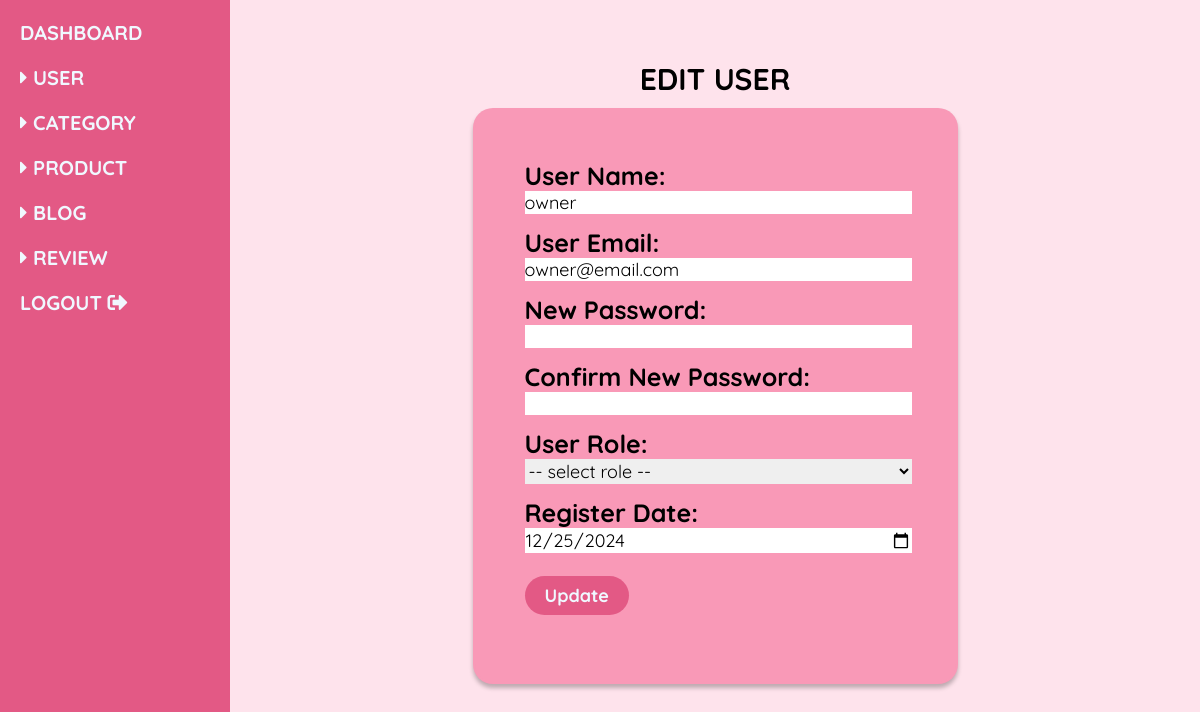
The page /admin/modules/user/admin_EditUser.php?id=1 on the database its author committed.
### tables this page shows
CREATE TABLE `user` (
  `userID` int(11) NOT NULL,
  `userName` varchar(100) NOT NULL,
  `userPwd` varchar(255) NOT NULL,
  `userEmail` varchar(100) NOT NULL,
  `regDate` date NOT NULL DEFAULT current_timestamp(),
  `userRoles` int(2) NOT NULL DEFAULT 2 COMMENT '1 - System Admin, 2 - Normal User'
);

### admin/modules/user/admin_EditUser.php (the view, shortened to what this page needs)
<?php
  include("../../config/admin_config.php");
?>
<!DOCTYPE html>
<!DOCTYPE html>
<html lang="en">
<head>
  <link rel="stylesheet" href="https://cdnjs.cloudflare.com/ajax/libs/font-awesome/5.15.4/css/all.min.css">
  <link rel="stylesheet" href="../../css/admin_Style.css">
</head>
<?php
  if (isset($_GET['id'])) {
    $userID = intval($_GET['id']);
    $sql = "SELECT * FROM user WHERE userID =?";
    $stmt_select = mysqli_prepare($conn, $sql);
    mysqli_stmt_bind_param($stmt_select, "i", $userID);
    mysqli_stmt_execute($stmt_select);
    $result = mysqli_stmt_get_result($stmt_select);
    if ($row = mysqli_fetch_assoc($result)) {
      $userName = $row['userName'];
      $userEmail = $row['userEmail'];
      $regDate = $row['regDate'];
    }
    else {
      echo "User not found.";
      exit;
    }
  }
  else {
    echo "Invalid Request.";
    exit;
  }
?>
<body>
  <?php include("../../includes/admin_SideNav.php"); ?>
  <section class="admin-dashboard">
    <div class="dashboard-container">
      <h2 id="admin-formTitle">EDIT USER</h2>
      <div class="admin-userForm">
        <form action="" method="POST">
          <label for="userName">User Name:</label>
          <input type="text" id="userName" name="userName" value="<?= htmlspecialchars($userName) ?>" required><br><br>
          <label for="userName">User Email:</label>
          <input type="text" id="userEmail" name="userEmail" value="<?= htmlspecialchars($userEmail) ?>" required><br><br>
          <label for="userPwd">New Password:</label>
          <input type="password" id="userPwd" name="userPwd"><br><br>
          <label for="confirmPwd">Confirm New Password:</label>
          <input type="password" id="confirmPwd" name="confirmPwd"><br><br>
          <label for="userRoles">User  Role:</label>
          <select id="userRoles" name="userRoles" required>
            <option value="" disabled selected>-- select role --</option>
          </select><br><br>
          <label for="regDate">Register Date:</label>
          <input type="date" id="regDate" name="regDate" value="<?= htmlspecialchars($regDate) ?>" required><br><br>
          <button type="submit">Update</button>
        </form>
      </div>
    </div>
  </section>
</body>

### admin/css/admin_Style.css (style rules this page uses)
:root { --pink-100: #FEE3EC; --pink-200: #F9C5D5; --pink-300: #F999B7; --pink-400: #F2789F; --pink-500: #E35985; --black: #070504; --black-shadow: 0px 4px 4px rgba(0, 0, 0, 0.25); --aliceblue: #f0f8ff; }
* { font-family: 'Quicksand', sans-serif; margin: 0; padding: 0; box-sizing: border-box; outline: none; border: none; text-decoration: none; }
html { font-size: 62.5%; overflow-x: hidden; background-color: var(--pink-100); }
.admin-dashboard { min-height: 100vh; display: flex; align-items: stretch; }
.admin-dashboard .dashboard-container { display: flex; flex-direction: column; justify-content: flex-start; align-items: center; margin-top: 1rem; margin-bottom: 10rem; margin-left: 23rem; width: 84.5%; height: 72rem; }
.admin-userForm { width: 50%; height: 80%; background-color: var(--pink-300); padding-left: 5rem; padding-top: 5rem; border: 2px solid rgba(249, 153, 183, 0.5); border-radius: 20px; box-shadow: var(--black-shadow) }
.admin-userForm label, input, textarea { font-size: 2.5rem; width: 90%; }
.admin-userForm label { font-weight: bold; }
.admin-userForm button { font-size: 1.8rem; line-height: 2.5rem; font-weight: bold; background-color: var(--pink-500); color: var(--aliceblue); border-radius: 5rem; margin-top: 1rem; padding: 0.7rem 2rem; cursor: pointer; }
.admin-categoryForm label, input, textarea { font-size: 2.5rem; width: 90%; }
#admin-formTitle { font-size: 3rem; text-align: center; padding-top: 5rem; margin-bottom: 1rem; }
.admin-productForm label, input, select { font-size: 2.5rem; width: 90%; }
.admin-blogForm label, input, select { font-size: 1.8rem; width: 90%; }

### rows shown on the page
user: userName "owner", userEmail "owner@email.com", regDate "12/25/2024"
